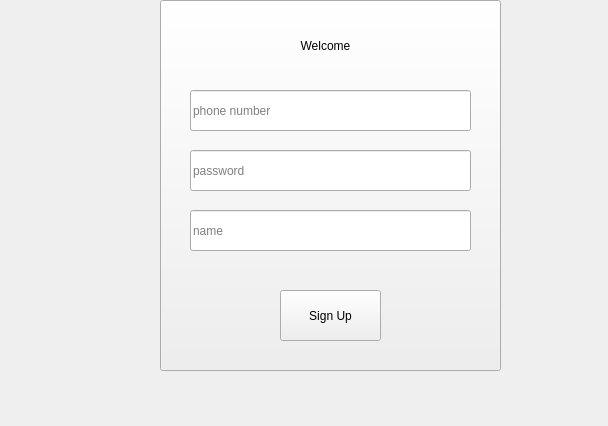
<?xml version="1.0" encoding="UTF-8"?>
<ui version="4.0">
 <class>Register</class>
 <widget class="QWidget" name="Register">
  <property name="geometry">
   <rect>
    <x>0</x>
    <y>0</y>
    <width>608</width>
    <height>426</height>
   </rect>
  </property>
  <property name="windowTitle">
   <string>Form</string>
  </property>
  <widget class="QPushButton" name="OKBtn">
   <property name="geometry">
    <rect>
     <x>280</x>
     <y>290</y>
     <width>101</width>
     <height>51</height>
    </rect>
   </property>
   <property name="text">
    <string>Sign Up</string>
   </property>
  </widget>
  <widget class="QLineEdit" name="phoneLineEdit">
   <property name="geometry">
    <rect>
     <x>190</x>
     <y>90</y>
     <width>281</width>
     <height>41</height>
    </rect>
   </property>
   <property name="text">
    <string/>
   </property>
   <property name="maxLength">
    <number>11</number>
   </property>
   <property name="placeholderText">
    <string>phone number</string>
   </property>
  </widget>
  <widget class="QLineEdit" name="pwLineEdit">
   <property name="geometry">
    <rect>
     <x>190</x>
     <y>150</y>
     <width>281</width>
     <height>41</height>
    </rect>
   </property>
   <property name="text">
    <string/>
   </property>
   <property name="maxLength">
    <number>16</number>
   </property>
   <property name="placeholderText">
    <string>password</string>
   </property>
  </widget>
  <widget class="QLineEdit" name="nameLineEdit">
   <property name="geometry">
    <rect>
     <x>190</x>
     <y>210</y>
     <width>281</width>
     <height>41</height>
    </rect>
   </property>
   <property name="inputMask">
    <string/>
   </property>
   <property name="text">
    <string/>
   </property>
   <property name="maxLength">
    <number>20</number>
   </property>
   <property name="placeholderText">
    <string>name</string>
   </property>
  </widget>
  <widget class="QLabel" name="Welcome">
   <property name="geometry">
    <rect>
     <x>280</x>
     <y>30</y>
     <width>91</width>
     <height>31</height>
    </rect>
   </property>
   <property name="text">
    <string>Welcome</string>
   </property>
   <property name="alignment">
    <set>Qt::AlignCenter</set>
   </property>
  </widget>
  <widget class="QPushButton" name="bd">
   <property name="geometry">
    <rect>
     <x>160</x>
     <y>0</y>
     <width>341</width>
     <height>371</height>
    </rect>
   </property>
   <property name="text">
    <string/>
   </property>
  </widget>
  <zorder>bd</zorder>
  <zorder>OKBtn</zorder>
  <zorder>phoneLineEdit</zorder>
  <zorder>pwLineEdit</zorder>
  <zorder>nameLineEdit</zorder>
  <zorder>Welcome</zorder>
 </widget>
 <resources/>
 <connections/>
</ui>
